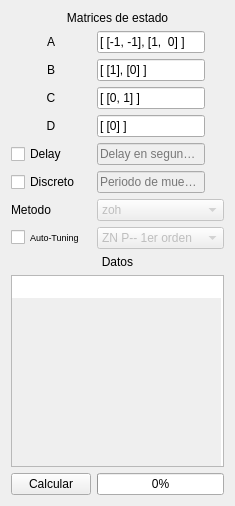
              <widget class="QWidget" name="page_4">
               <layout class="QGridLayout" name="gridLayout_12">
                <item row="1" column="0">
                 <widget class="QLabel" name="ssALabel2">
                  <property name="sizePolicy">
                   <sizepolicy hsizetype="Preferred" vsizetype="Fixed">
                    <horstretch>0</horstretch>
                    <verstretch>0</verstretch>
                   </sizepolicy>
                  </property>
                  <property name="text">
                   <string>A</string>
                  </property>
                  <property name="alignment">
                   <set>Qt::AlignCenter</set>
                  </property>
                 </widget>
                </item>
                <item row="3" column="0">
                 <widget class="QLabel" name="ssCLabel2">
                  <property name="text">
                   <string>C</string>
                  </property>
                  <property name="alignment">
                   <set>Qt::AlignCenter</set>
                  </property>
                 </widget>
                </item>
                <item row="8" column="0">
                 <widget class="QCheckBox" name="ssAutoTuningcheckBox2">
                  <property name="font">
                   <font>
                    <pointsize>7</pointsize>
                   </font>
                  </property>
                  <property name="text">
                   <string>Auto-Tuning</string>
                  </property>
                 </widget>
                </item>
                <item row="8" column="1">
                 <widget class="QComboBox" name="ssAutoTuningcomboBox2">
                  <property name="enabled">
                   <bool>false</bool>
                  </property>
                  <item>
                   <property name="text">
                    <string>ZN P-- 1er orden</string>
                   </property>
                  </item>
                  <item>
                   <property name="text">
                    <string>ZN PI- 1er orden</string>
                   </property>
                  </item>
                  <item>
                   <property name="text">
                    <string>ZN PID 1er orden</string>
                   </property>
                  </item>
                  <item>
                   <property name="text">
                    <string>CC P-- 1er orden</string>
                   </property>
                  </item>
                  <item>
                   <property name="text">
                    <string>CC PI- 1er orden</string>
                   </property>
                  </item>
                  <item>
                   <property name="text">
                    <string>CC PD- 1er orden</string>
                   </property>
                  </item>
                  <item>
                   <property name="text">
                    <string>CC PID 1er orden</string>
                   </property>
                  </item>
                 </widget>
                </item>
                <item row="2" column="0">
                 <widget class="QLabel" name="ssBLabel2">
                  <property name="text">
                   <string>B</string>
                  </property>
                  <property name="alignment">
                   <set>Qt::AlignCenter</set>
                  </property>
                 </widget>
                </item>
                <item row="4" column="0">
                 <widget class="QLabel" name="ssDLabel2">
                  <property name="text">
                   <string>D</string>
                  </property>
                  <property name="alignment">
                   <set>Qt::AlignCenter</set>
                  </property>
                 </widget>
                </item>
                <item row="10" column="0" colspan="2">
                 <widget class="QPlainTextEdit" name="ssdatosTextEdit2">
                  <property name="sizePolicy">
                   <sizepolicy hsizetype="Ignored" vsizetype="Expanding">
                    <horstretch>0</horstretch>
                    <verstretch>0</verstretch>
                   </sizepolicy>
                  </property>
                  <property name="frameShape">
                   <enum>QFrame::StyledPanel</enum>
                  </property>
                  <property name="sizeAdjustPolicy">
                   <enum>QAbstractScrollArea::AdjustIgnored</enum>
                  </property>
                  <property name="readOnly">
                   <bool>true</bool>
                  </property>
                  <property name="plainText">
                   <string/>
                  </property>
                  <property name="backgroundVisible">
                   <bool>true</bool>
                  </property>
                 </widget>
                </item>
                <item row="7" column="0">
                 <widget class="QLabel" name="ssMetodoLabel2">
                  <property name="text">
                   <string>Metodo</string>
                  </property>
                 </widget>
                </item>
                <item row="4" column="1">
                 <widget class="QLineEdit" name="ssDEdit2">
                  <property name="sizePolicy">
                   <sizepolicy hsizetype="Fixed" vsizetype="Fixed">
                    <horstretch>0</horstretch>
                    <verstretch>0</verstretch>
                   </sizepolicy>
                  </property>
                  <property name="text">
                   <string>[ [0] ]</string>
                  </property>
                 </widget>
                </item>
                <item row="11" column="1">
                 <widget class="QProgressBar" name="ssprogressBar2">
                  <property name="value">
                   <number>0</number>
                  </property>
                  <property name="alignment">
                   <set>Qt::AlignCenter</set>
                  </property>
                 </widget>
                </item>
                <item row="9" column="0" colspan="2">
                 <widget class="QLabel" name="ssdatosLabel2">
                  <property name="sizePolicy">
                   <sizepolicy hsizetype="Preferred" vsizetype="Fixed">
                    <horstretch>0</horstretch>
                    <verstretch>0</verstretch>
                   </sizepolicy>
                  </property>
                  <property name="layoutDirection">
                   <enum>Qt::LeftToRight</enum>
                  </property>
                  <property name="text">
                   <string>Datos</string>
                  </property>
                  <property name="scaledContents">
                   <bool>false</bool>
                  </property>
                  <property name="alignment">
                   <set>Qt::AlignHCenter|Qt::AlignTop</set>
                  </property>
                  <property name="wordWrap">
                   <bool>false</bool>
                  </property>
                 </widget>
                </item>
                <item row="6" column="0">
                 <widget class="QCheckBox" name="ssdiscretocheckBox2">
                  <property name="text">
                   <string>Discreto</string>
                  </property>
                 </widget>
                </item>
                <item row="3" column="1">
                 <widget class="QLineEdit" name="ssCEdit2">
                  <property name="sizePolicy">
                   <sizepolicy hsizetype="Fixed" vsizetype="Fixed">
                    <horstretch>0</horstretch>
                    <verstretch>0</verstretch>
                   </sizepolicy>
                  </property>
                  <property name="text">
                   <string>[ [0, 1] ]</string>
                  </property>
                 </widget>
                </item>
                <item row="6" column="1">
                 <widget class="QLineEdit" name="ssperiodoEdit2">
                  <property name="enabled">
                   <bool>false</bool>
                  </property>
                  <property name="sizePolicy">
                   <sizepolicy hsizetype="Fixed" vsizetype="Fixed">
                    <horstretch>0</horstretch>
                    <verstretch>0</verstretch>
                   </sizepolicy>
                  </property>
                  <property name="inputMask">
                   <string/>
                  </property>
                  <property name="text">
                   <string/>
                  </property>
                  <property name="placeholderText">
                   <string>Periodo de muestreo</string>
                  </property>
                 </widget>
                </item>
                <item row="11" column="0">
                 <widget class="QPushButton" name="sscalcButton2">
                  <property name="sizePolicy">
                   <sizepolicy hsizetype="Fixed" vsizetype="Fixed">
                    <horstretch>0</horstretch>
                    <verstretch>0</verstretch>
                   </sizepolicy>
                  </property>
                  <property name="text">
                   <string>Calcular</string>
                  </property>
                 </widget>
                </item>
                <item row="0" column="0" colspan="2">
                 <widget class="QLabel" name="ssLabel1_2">
                  <property name="sizePolicy">
                   <sizepolicy hsizetype="Preferred" vsizetype="Fixed">
                    <horstretch>0</horstretch>
                    <verstretch>0</verstretch>
                   </sizepolicy>
                  </property>
                  <property name="layoutDirection">
                   <enum>Qt::LeftToRight</enum>
                  </property>
                  <property name="text">
                   <string>Matrices de estado</string>
                  </property>
                  <property name="alignment">
                   <set>Qt::AlignHCenter|Qt::AlignTop</set>
                  </property>
                  <property name="wordWrap">
                   <bool>false</bool>
                  </property>
                 </widget>
                </item>
                <item row="7" column="1">
                 <widget class="QComboBox" name="sscomboBox2">
                  <property name="enabled">
                   <bool>false</bool>
                  </property>
                  <property name="currentText">
                   <string notr="true">zoh</string>
                  </property>
                  <property name="insertPolicy">
                   <enum>QComboBox::InsertAtCurrent</enum>
                  </property>
                  <property name="duplicatesEnabled">
                   <bool>false</bool>
                  </property>
                  <item>
                   <property name="text">
                    <string notr="true">zoh</string>
                   </property>
                  </item>
                  <item>
                   <property name="text">
                    <string>foh</string>
                   </property>
                  </item>
                  <item>
                   <property name="text">
                    <string>backward_diff</string>
                   </property>
                  </item>
                  <item>
                   <property name="text">
                    <string>euler</string>
                   </property>
                  </item>
                  <item>
                   <property name="text">
                    <string notr="true">tustin</string>
                   </property>
                  </item>
                  <item>
                   <property name="text">
                    <string notr="true">impulse</string>
                   </property>
                  </item>
                 </widget>
                </item>
                <item row="1" column="1">
                 <widget class="QLineEdit" name="ssAEdit2">
                  <property name="sizePolicy">
                   <sizepolicy hsizetype="Fixed" vsizetype="Fixed">
                    <horstretch>0</horstretch>
                    <verstretch>0</verstretch>
                   </sizepolicy>
                  </property>
                  <property name="text">
                   <string>[ [-1, -1], [1,  0] ]</string>
                  </property>
                 </widget>
                </item>
                <item row="2" column="1">
                 <widget class="QLineEdit" name="ssBEdit2">
                  <property name="sizePolicy">
                   <sizepolicy hsizetype="Fixed" vsizetype="Fixed">
                    <horstretch>0</horstretch>
                    <verstretch>0</verstretch>
                   </sizepolicy>
                  </property>
                  <property name="text">
                   <string>[ [1], [0] ]</string>
                  </property>
                 </widget>
                </item>
                <item row="5" column="1">
                 <widget class="QLineEdit" name="ssdelayEdit2">
                  <property name="enabled">
                   <bool>false</bool>
                  </property>
                  <property name="sizePolicy">
                   <sizepolicy hsizetype="Fixed" vsizetype="Fixed">
                    <horstretch>0</horstretch>
                    <verstretch>0</verstretch>
                   </sizepolicy>
                  </property>
                  <property name="placeholderText">
                   <string>Delay en segundos</string>
                  </property>
                 </widget>
                </item>
                <item row="5" column="0">
                 <widget class="QCheckBox" name="ssdelaycheckBox2">
                  <property name="text">
                   <string>Delay</string>
                  </property>
                 </widget>
                </item>
               </layout>
              </widget>
